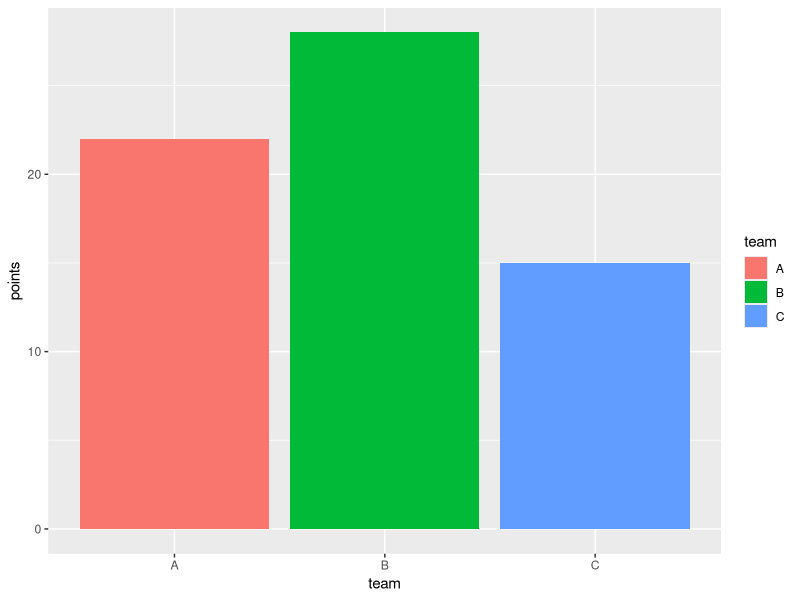
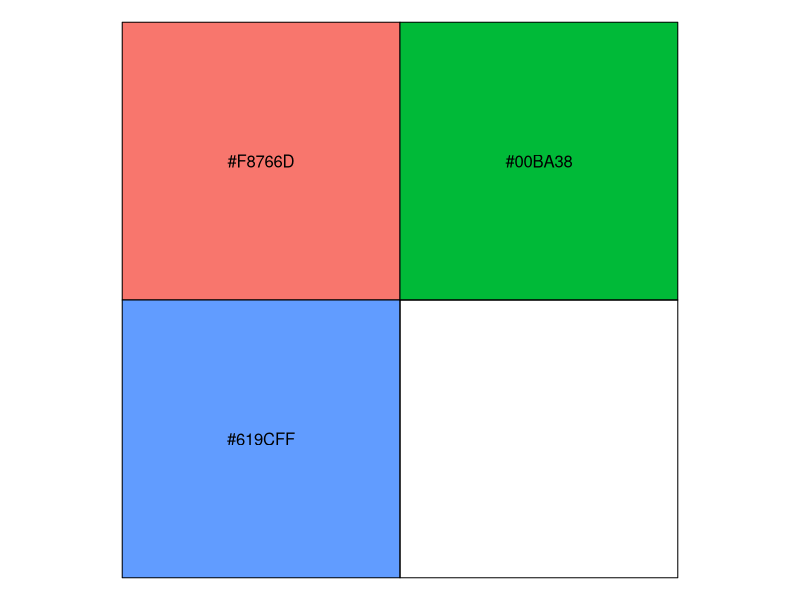

Here is the R script that generated these plots, in order: (Note: this script raises an error after producing the figures.)
library("ggplot2")

# create data frame
df <- data.frame(team=c("A", "B", "C"),
                 points=c(22, 28, 15))

# create bar plot using df
ggplot(df, aes(x=team, y=points, fill=team)) +
  geom_bar(stat = "identity")

# By default, ggplot2 chooses to use a specific shade of red, green,
# and blue for the bars.

library("scales")

# extract hex color codes for a plot with three elements in ggplot2
hex <- hue_pal()(3)

# display hex color codes
hex

library("scales")

# extract hex color codes for a plot with three elements in ggplot2
hex <- hue_pal()(3)

# overlay hex color codes on actual colors
show_col(hex)

library("scales")

# set margins of plot area
par(mai = c(0.1, 0, 0.1, 0), bg="grey85")

# create plot with ggplot2 default colors from 1 to 8
gc.grid <- layout(matrix(1:8, nrow=8))
for(i in 1:8){
  gc.ramp <- hue_pal()(i)
  plot(c(0, 8), c(0, 1),
       type = "n",
       bty="n",
       xaxt="n",
       yaxt="n", xlab = "", ylab="")
  for (j in 1:i) {
    rect(j - 1, j - 0.25, 1, col = gc.ramp[j])
  }
}

library("scales")

# display ggplot2 default hex color codes from 1 to 8
for(i in 1:8) {
  print(hue_pal()(i))
}
